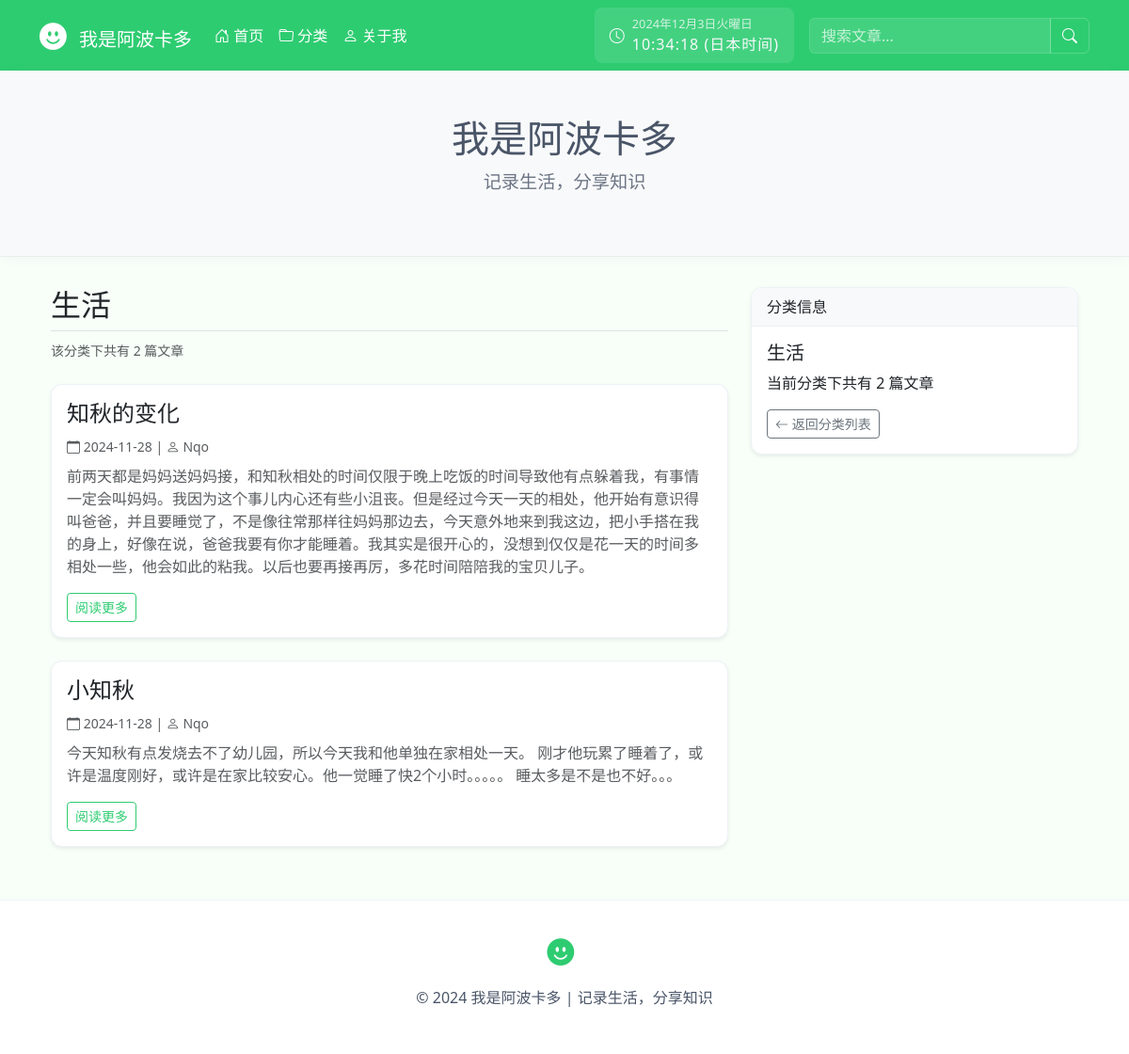
/category/Life/, run on the app's committed database.
### blog/models.py (models this page shows, shortened)
class Category(models.Model):
    name = models.CharField(max_length=100)
    slug = models.SlugField(unique=True)

class Post(models.Model):
    title = models.CharField(max_length=200, verbose_name='标题')
    content = models.TextField(verbose_name='内容')
    created_date = models.DateTimeField(default=timezone.now, verbose_name='创建时间')
    author = models.ForeignKey(User, on_delete=models.CASCADE, verbose_name='作者')
    categories = models.ManyToManyField('Category', verbose_name='分类', related_name='posts')
    tags = models.ManyToManyField(Tag, blank=True)
    class Meta:
        ordering = ['-created_date']
        verbose_name = '博客文章'
        verbose_name_plural = '博客文章'

### blog/views.py (the view)
# urls.py: path('category/<slug:category>/', CategoryDetailView.as_view(), name='category_detail'),
class CategoryDetailView(ListView):
    model = Post
    template_name = 'blog/category_detail.html'
    context_object_name = 'posts'
    paginate_by = 5
    def get_queryset(self):
        return Post.objects.filter(categories__slug=self.kwargs['category'])
    def get_context_data(self, **kwargs):
        context = super().get_context_data(**kwargs)
        context['category'] = Category.objects.get(slug=self.kwargs['category'])
        return context

### blog/templates/blog/category_detail.html (shortened to what this page needs)
{% extends 'blog/base.html' %}
{% block content %}
<div class="container mt-4">
    <div class="row">
        <div class="col-md-8">
            <div class="category-header mb-4">
                <h2 class="border-bottom pb-2">{{ category.name }}</h2>
                <p class="text-muted">
                    <small>该分类下共有 {{ posts|length }} 篇文章</small>
                </p>
            </div>
            {% if posts %}
                {% for post in posts %}
                    <article class="card mb-4 shadow-sm">
                        <div class="card-body">
                            <h3 class="card-title h4">
                                <a href="{% url 'blog:post_detail' post.pk %}" class="text-decoration-none text-dark">
                                    {{ post.title }}
                                </a>
                            </h3>
                            <div class="text-muted mb-2">
                                <small>
                                    <i class="bi bi-calendar"></i> {{ post.created_date|date:"Y-m-d" }} |
                                    <i class="bi bi-person"></i> {{ post.author }}
                                </small>
                            </div>
                            <p class="card-text text-muted">{{ post.content|truncatewords:30 }}</p>
                            <a href="{% url 'blog:post_detail' post.pk %}" class="btn btn-outline-primary btn-sm">
                                阅读更多
                            </a>
                        </div>
                    </article>
                {% endfor %}
            {% else %}
                <div class="alert alert-info">
                    该分类下暂无文章
                </div>
            {% endif %}
        </div>
        <div class="col-md-4">
            <div class="card mb-4 shadow-sm">
                <div class="card-header bg-light">
                    分类信息
                </div>
                <div class="card-body">
                    <h5 class="card-title">{{ category.name }}</h5>
                    <p class="card-text">
                        当前分类下共有 {{ posts|length }} 篇文章
                    </p>
                    <a href="{% url 'blog:category_list' %}" class="btn btn-outline-secondary btn-sm">
                        <i class="bi bi-arrow-left"></i> 返回分类列表
                    </a>
                </div>
            </div>
        </div>
    </div>
</div>
{% endblock %}

### blog/templates/blog/base.html (style rules this page uses)
:root { --avocado-green: #2ecc71; --avocado-dark: #27ae60; --avocado-light: #a8e6cf; --text-gray: #4a5568; --border-color: #edf2f7; --bg-light: #f8fff9; }
body { background-color: var(--bg-light); }
.card { border-color: #edf2f7; border-radius: 12px; }
.card-header { background-color: #ffffff; border-bottom: 1px solid #edf2f7; border-radius: 12px 12px 0 0 !important; }
.btn-outline-primary { color: var(--avocado-green); border-color: var(--avocado-green); }

### data on the page
Category: name "生活"
Post: title "知秋的变化", created_date "2024-11-28", author "Nqo", content "前两天都是妈妈送妈妈接，和知秋相处的时间仅限于晚上吃饭的时间导致他有点躲着我，有事情一定会叫妈妈。我因为这个事儿内心还有些小沮丧。但是经过今天一天的相处，他开始有意识得叫爸爸，并且要睡觉了，不是像往常那样往妈妈那边去，今天意外地来到我这边，把小手搭在我的身上，好像在说，爸爸我要有你才能睡着。我其实是很开心的，没想到仅仅是花一天的时间多相处一些，他会如此的粘我。以后也要再接再厉，多花时间陪陪我的宝贝儿子。"
Post: title "小知秋", created_date "2024-11-28", author "Nqo", content "今天知秋有点发烧去不了幼儿园，所以今天我和他单独在家相处一天。 刚才他玩累了睡着了，或许是温度刚好，或许是在家比较安心。他一觉睡了快2个小时。。。。。 睡太多是不是也不好。。。"

### other printed values
{{ posts|length }} "2"
